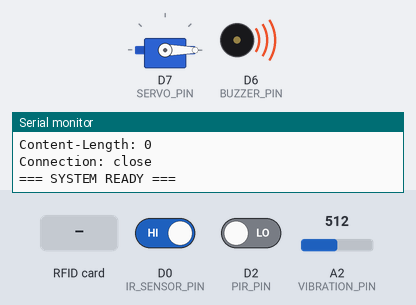
A sketch run on a simulated Arduino MKR. On the bench: servo, buzzer (waves = sounding, pin HIGH), the last lines printed to the serial monitor. Wiring (inferred from the names in the program): IR receiver: data D0. The test bench sets the inputs (shaded band); at power-on: D0 (IR_SENSOR_PIN) HIGH, D2 (PIR_PIN) LOW, A2 (VIBRATION_PIN) = 512. WiFi joins after 1.5 s; servers stay silent unless stated; network time is answered at once with the bench clock; uploads are accepted with an empty reply; the local clock reads 2024-03-15 10:24:30 at power-on unless the sketch sets it.

Above: at 5.0 s.
5.1 s: RFID card 13 B7 75 0F held to the reader
At 6.6 s:
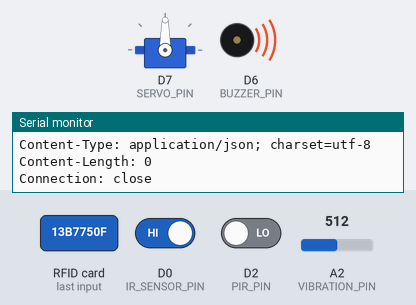
11.8 s: RFID card 23 34 00 F8 held to the reader
At 12.07 s:
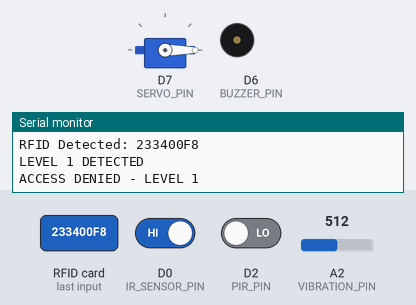
16.7 s: RFID card AB CD 12 34 held to the reader
At 16.8 s:
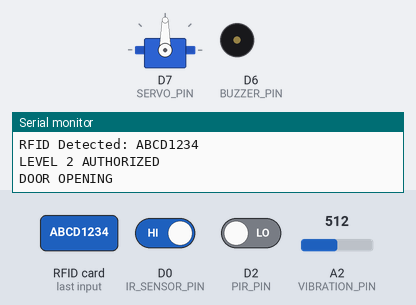
Timing chart, 0 to 23.2 s (numbered marks = the images above; inputs shaded):
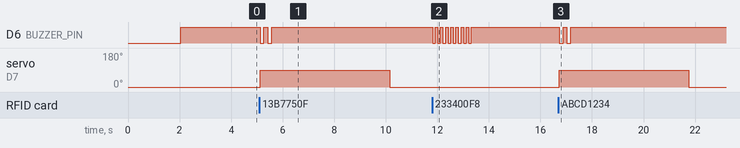

Measured:
- after the input at 5.1 s, D6 (BUZZER_PIN): alternates HIGH for 0.15 s and LOW for 0.15 s, 4 changes in all, then stays HIGH, starting at once; servo on D7 (SERVO_PIN): 0° → 90° at once, → 0° 5.0 s later
- after the input at 11.8 s, D6 (BUZZER_PIN): alternates HIGH for 0.10 s and LOW for 0.10 s, 16 changes in all, then stays HIGH, starting at once
- after the input at 16.7 s, D6 (BUZZER_PIN): alternates HIGH for 0.15 s and LOW for 0.15 s, 4 changes in all, then stays HIGH, starting at once; servo on D7 (SERVO_PIN): 0° → 90° at once, → 0° 5.0 s later

The sketch:

CONTROLROOM_TLS.ino
```cpp
/*
 CONTROLROOM12_TLS.ino
 Full control-room sketch adapted to send telemetry and events to Edge ingestion endpoint over HTTPS/TLS.
 - Uses WiFiNINA WiFiSSLClient for TLS connections to Edge (nginx / uvicorn).
 - Use EDGE_HOST and EDGE_PORT (443) pointing to your edge domain (nginx reverse proxy recommended).
 - Set EDGE_API_KEY to the same value as edge/config.yaml server.api_key.
 - Removes direct Influx writes from Arduino; Edge handles DB writes and ML inference.
*/

#include <SPI.h>
#include <MFRC522.h>
#include <WiFiNINA.h>
#include <Servo.h>
#include <NTPClient.h>
#include <WiFiUdp.h>

#define SS_PIN 11
#define RST_PIN 4
#define SERVO_PIN 7
#define IR_SENSOR_PIN 0
#define PIR_PIN 2
#define VIBRATION_PIN A2
#define BUZZER_PIN 6

MFRC522 rfid(SS_PIN, RST_PIN);
Servo doorServo;

char ssid[] = "Fairy";
char pass[] = "1608z246<3";

// Edge server (set to your domain or IP where nginx/uvicorn listens)
const char EDGE_HOST[] = "edge.example.com";  // replace with your domain/IP
const uint16_t EDGE_PORT = 443;
const char EDGE_API_KEY[] = "REPLACE_WITH_EDGE_API_KEY";

WiFiUDP ntpUDP;
NTPClient timeClient(ntpUDP, "pool.ntp.org", 0, 60000);

// Timing
const unsigned long INFLUX_INTERVAL_MS = 5000UL;    // telemetry interval (sent to Edge)
unsigned long lastInfluxUpdate = 0;

const unsigned long SENSOR_CHECK_MS = 300UL;        // Check sensors frequently
unsigned long lastSensorCheck = 0;

volatile bool irTriggered = false;
volatile unsigned long lastIRTime = 0;
const unsigned long irDebounce = 500;

int peopleCount = 0;
bool doorOpen = false;
unsigned long doorOpenTime = 0;
bool countingActive = false;
String lastGuardName = "Nobody";

String currentDoorMessage = "CLOSED";
unsigned long deniedMessageUntil = 0;
const unsigned long DENIED_DISPLAY_TIME = 5000;

int vibThreshold = 300;
bool fenceAlertActive = false;
unsigned long lastFenceTrigger = 0;
const unsigned long fenceCooldown = 10000;

// Authorized cards (keep updated securely)
String validUID_Level2[] = {"13B7750F", "ABCD1234"};  // Senior guards → can open
String validUID_Level1[] = {"233400F8", "93F84E2A"};  // Normal guards → denied

void ensureWiFi() {
  if (WiFi.status() == WL_CONNECTED) return;
  Serial.println("WiFi disconnected, reconnecting...");
  WiFi.disconnect();
  delay(250);
  WiFi.begin(ssid, pass);
  unsigned long start = millis();
  while (WiFi.status() != WL_CONNECTED && millis() - start < 10000) {
    delay(200);
    Serial.print(".");
  }
  if (WiFi.status() == WL_CONNECTED) {
    Serial.println("\nWiFi reconnected!");
  } else {
    Serial.println("\nWiFi connection failed - will retry in background");
  }
}

void irISR() {
  unsigned long now = millis();
  if (now - lastIRTime > irDebounce) {
    lastIRTime = now;
    irTriggered = true;
  }
}

void buzzerLevel2Granted() {
  for (int i = 0; i < 2; i++) {
    digitalWrite(BUZZER_PIN, LOW); delay(150);
    digitalWrite(BUZZER_PIN, HIGH); delay(150);
  }
  digitalWrite(BUZZER_PIN, HIGH);
}

void buzzerLevel1Denied() {
  for (int i = 0; i < 8; i++) {
    digitalWrite(BUZZER_PIN, LOW); delay(100);
    digitalWrite(BUZZER_PIN, HIGH); delay(100);
  }
  digitalWrite(BUZZER_PIN, HIGH);
}

void buzzerUnknownCard() {
  digitalWrite(BUZZER_PIN, LOW); delay(3000); digitalWrite(BUZZER_PIN, HIGH);
}

void openDoor() {
  if (doorOpen) return;
  Serial.println("DOOR OPENING");
  doorServo.write(90);
  doorOpen = true;
  doorOpenTime = millis();
  peopleCount = 0;
  countingActive = true;
}

void manageDoor() {
  if (doorOpen && (millis() - doorOpenTime >= 5000)) {
    Serial.println("DOOR CLOSING");
    doorServo.write(0);
    doorOpen = false;
    countingActive = false;
    currentDoorMessage = "CLOSED";
    peopleCount = 0;
  }
}

// Send JSON over HTTPS to Edge /ingest using WiFiSSLClient
bool sendToEdgeTLS(const String &jsonPayload) {
  ensureWiFi();
  if (WiFi.status() != WL_CONNECTED) {
    Serial.println("[Edge] No WiFi");
    return false;
  }
  WiFiSSLClient client;
  Serial.print("[Edge] Connecting to "); Serial.print(EDGE_HOST); Serial.print(":"); Serial.println(EDGE_PORT);
  if (!client.connect(EDGE_HOST, EDGE_PORT)) {
    Serial.println("[Edge] TLS connect failed");
    return false;
  }
  String req = String("POST /ingest HTTP/1.1\r\n");
  req += String("Host: ") + String(EDGE_HOST) + "\r\n";
  req += String("Authorization: Bearer ") + String(EDGE_API_KEY) + "\r\n";
  req += "Content-Type: application/json\r\n";
  req += "Content-Length: " + String(jsonPayload.length()) + "\r\n";
  req += "Connection: close\r\n\r\n";
  req += jsonPayload;
  client.print(req);

  unsigned long start = millis();
  while (!client.available() && millis() - start < 2000) {
    delay(10);
  }
  String resp = "";
  while (client.available()) {
    resp += (char)client.read();
  }
  Serial.print("[Edge] Resp: "); Serial.println(resp);
  client.stop();
  return true;
}

void testEdgeConnection() {
  Serial.println("=== TEST EDGE CONNECT ===");
  String test = "{\"device\":\"control_room_test\",\"ts\":" + String(timeClient.getEpochTime()) + ",\"test\":1}";
  sendToEdgeTLS(test);
}

// =================== RFID (adapted) ===================
void checkRFID() {
  if (!rfid.PICC_IsNewCardPresent() || !rfid.PICC_ReadCardSerial()) return;

  String uid = "";
  for (byte i = 0; i < rfid.uid.size; i++) {
    uid += (rfid.uid.uidByte[i] < 0x10 ? "0" : "");
    uid += String(rfid.uid.uidByte[i], HEX);
  }
  uid.toUpperCase();

  Serial.println("RFID Detected: " + uid);

  String name = "Unknown";
  int level = 0;

  for (String id : validUID_Level2) {
    if (uid.indexOf(id) != -1) {
      level = 2;
      name = "Senior:" + uid;
      lastGuardName = name;
      Serial.println("LEVEL 2 AUTHORIZED"); break;
    }
  }
  if (level == 0) {
    for (String id : validUID_Level1) {
      if (uid.indexOf(id) != -1) {
        level = 1;
        name = "Guard:" + uid;
        lastGuardName = name;
        Serial.println("LEVEL 1 DETECTED"); break;
      }
    }
  }

  if (level == 2) {
    currentDoorMessage = "OPENED by " + name;
    deniedMessageUntil = 0;
    openDoor();
    buzzerLevel2Granted();
    // send event to Edge
    String js = "{\"device\":\"control_room\",\"ts\":" + String(timeClient.getEpochTime()) + ",\"event\":\"rfid_open\",\"uid\":\"" + uid + "\",\"level\":2}";
    sendToEdgeTLS(js);
  } else if (level == 1) {
    Serial.println("ACCESS DENIED - LEVEL 1");
    currentDoorMessage = "LEVEL 1 DENIED";
    deniedMessageUntil = millis() + DENIED_DISPLAY_TIME;
    buzzerLevel1Denied();
    String js = "{\"device\":\"control_room\",\"ts\":" + String(timeClient.getEpochTime()) + ",\"event\":\"rfid_denied\",\"uid\":\"" + uid + "\",\"level\":1}";
    sendToEdgeTLS(js);
  } else {
    Serial.println("ACCESS DENIED - UNKNOWN CARD");
    currentDoorMessage = "ACCESS DENIED";
    deniedMessageUntil = millis() + DENIED_DISPLAY_TIME;
    buzzerUnknownCard();
    String js = "{\"device\":\"control_room\",\"ts\":" + String(timeClient.getEpochTime()) + ",\"event\":\"rfid_unknown\",\"uid\":\"" + uid + "\"}";
    sendToEdgeTLS(js);
  }

  rfid.PICC_HaltA();
  rfid.PCD_StopCrypto1();
  delay(1000);
}

// People counting
void handleIRCounting() {
  if (irTriggered && countingActive && doorOpen) {
    irTriggered = false;
    peopleCount++;
    Serial.println("Person counted: " + String(peopleCount));
  }
}

// Fence/perimeter sensors
void checkFenceSensors() {
  int pirVal = digitalRead(PIR_PIN);
  int vibVal = analogRead(VIBRATION_PIN);

  if (pirVal == HIGH && vibVal > vibThreshold) {
    if (!fenceAlertActive && (millis() - lastFenceTrigger > fenceCooldown)) {
      fenceAlertActive = true;
      lastFenceTrigger = millis();
      Serial.println("FENCE ALERT!");
      String js = "{\"device\":\"control_room\",\"ts\":" + String(timeClient.getEpochTime()) + ",\"event\":\"fence_alert\",\"vib\":" + String(vibVal) + ",\"pir\":" + String(pirVal) + "}";
      sendToEdgeTLS(js);
    }
  } else if (fenceAlertActive && (millis() - lastFenceTrigger > 5000)) {
    fenceAlertActive = false;
    Serial.println("Fence alert cleared");
  }
}

// Telemetry send aggregator
void sendTelemetryToEdge() {
  if (deniedMessageUntil != 0 && millis() >= deniedMessageUntil) {
    if (!doorOpen) currentDoorMessage = "CLOSED";
    deniedMessageUntil = 0;
  }
  int doorState = 0;
  if (currentDoorMessage.indexOf("OPENED") != -1) doorState = 1;
  else if (currentDoorMessage.indexOf("DENIED") != -1) doorState = -1;
  int pirVal = digitalRead(PIR_PIN);
  int vibVal = analogRead(VIBRATION_PIN);

  String json = "{\"device\":\"control_room\",\"ts\":" + String(timeClient.getEpochTime());
  json += ",\"people\":" + String(peopleCount);
  json += ",\"door_open\":" + String(doorOpen ? 1 : 0);
  json += ",\"door_state\":" + String(doorState);
  json += ",\"fence_alert\":" + String(fenceAlertActive ? 1 : 0);
  json += ",\"pir\":" + String(pirVal);
  json += ",\"vib\":" + String(vibVal);
  json += ",\"vib_threshold\":" + String(vibThreshold);
  json += "}";
  sendToEdgeTLS(json);
}

void logToSerial() {
  static unsigned long lastLog = 0;
  if (millis() - lastLog > 5000) {
    lastLog = millis();
    Serial.println("\n=== SENSOR DATA ===");
    Serial.println("Timestamp: " + String(millis() / 1000) + "s");
    Serial.println("People Count: " + String(peopleCount));
    Serial.println("Door: " + String(doorOpen ? "OPEN" : "CLOSED"));
    Serial.println("Fence Alert: " + String(fenceAlertActive ? "ACTIVE" : "OK"));
    Serial.println("PIR: " + String(digitalRead(PIR_PIN)));
    Serial.println("Vibration: " + String(analogRead(VIBRATION_PIN)));
    Serial.println("WiFi: " + String(WiFi.status() == WL_CONNECTED ? "Connected" : "Disconnected"));
    Serial.println("===================\n");
  }
}

void setup() {
  Serial.begin(9600);
  delay(2000);
  Serial.println("\n=== PRISON RFID SYSTEM STARTING (Edge TLS) ===");

  SPI.begin();
  rfid.PCD_Init();
  Serial.println("RFID initialized");

  doorServo.attach(SERVO_PIN);
  doorServo.write(0);
  Serial.println("Door servo initialized");

  pinMode(IR_SENSOR_PIN, INPUT_PULLUP);
  attachInterrupt(digitalPinToInterrupt(IR_SENSOR_PIN), irISR, FALLING);
  Serial.println("IR sensor initialized");

  pinMode(BUZZER_PIN, OUTPUT);
  digitalWrite(BUZZER_PIN, HIGH);

  pinMode(PIR_PIN, INPUT);
  pinMode(VIBRATION_PIN, INPUT);

  Serial.println("Connecting to WiFi...");
  WiFi.begin(ssid, pass);
  unsigned long start = millis();
  while (WiFi.status() != WL_CONNECTED && millis() - start < 15000) {
    delay(500);
    Serial.print(".");
  }
  if (WiFi.status() == WL_CONNECTED) {
    Serial.println("\nWiFi connected!");
  } else {
    Serial.println("\nWiFi connection failed - will retry in background");
  }

  timeClient.begin();
  timeClient.update();

  testEdgeConnection();

  lastInfluxUpdate = millis();
  lastSensorCheck = millis();

  Serial.println("=== SYSTEM READY ===\n");
}

void loop() {
  // Critical: check RFID frequently (no blocking)
  checkRFID();
  manageDoor();

  // frequent sensor checks
  if (millis() - lastSensorCheck >= SENSOR_CHECK_MS) {
    lastSensorCheck = millis();
    handleIRCounting();
    checkFenceSensors();
  }

  // send telemetry to Edge every 5s
  if (millis() - lastInfluxUpdate >= INFLUX_INTERVAL_MS) {
    lastInfluxUpdate = millis();
    sendTelemetryToEdge();
  }

  logToSerial();
  delay(10);
}
```
